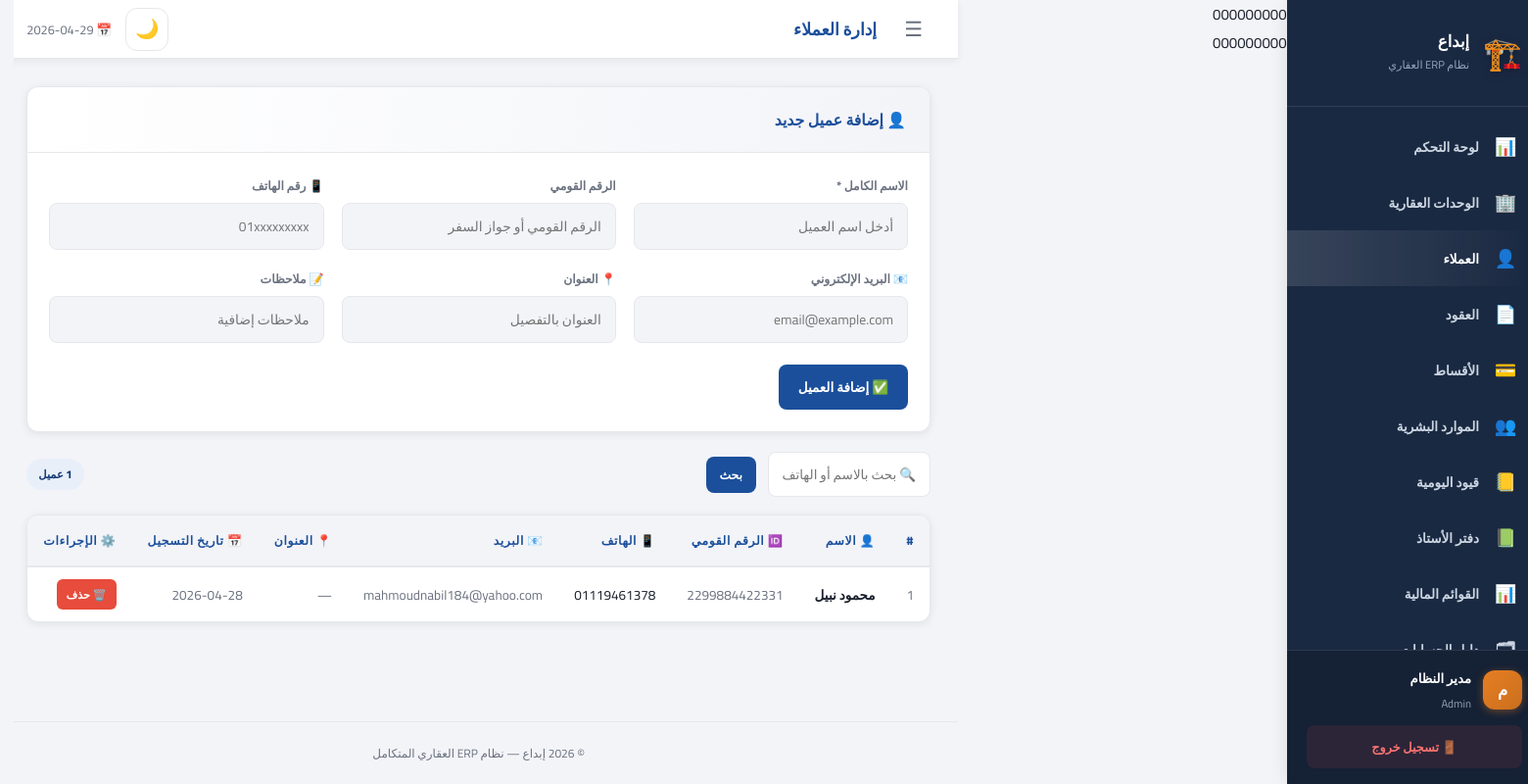
The page /clients (signed in) on the database its author committed.
### tables this page shows
CREATE TABLE clients (
    id INTEGER PRIMARY KEY AUTOINCREMENT,
    full_name TEXT NOT NULL, national_id TEXT DEFAULT '',
    phone TEXT DEFAULT '', email TEXT DEFAULT '',
    address TEXT DEFAULT '', notes TEXT DEFAULT '',
    created_at TEXT DEFAULT CURRENT_DATE
);

### app.py (the view)
@app.route("/clients")
@login_required
def clients():
    try:
        kw = request.args.get("q","").strip()
        page = request.args.get("page", 1)
        page, per_page, offset = paginate(page, 20)
        q  = f"%{kw}%"
        with get_db() as c:
            total = c.execute("""
                SELECT COUNT(*) as cnt FROM clients
                WHERE full_name LIKE ? OR national_id LIKE ? OR phone LIKE ? OR email LIKE ?
            """, (q,q,q,q)).fetchone()["cnt"]
            rows = c.execute("""
                SELECT * FROM clients
                WHERE full_name LIKE ? OR national_id LIKE ? OR phone LIKE ? OR email LIKE ?
                ORDER BY id DESC LIMIT ? OFFSET ?
            """, (q,q,q,q,per_page,offset)).fetchall()
        total_pages = (total + per_page - 1) // per_page
        return render_template("clients.html", rows=rows, kw=kw, page=page, total_pages=total_pages)
    except Exception as e:
        logger.error(f"Clients error: {e}")
        flash(f"❌ خطأ في تحميل العملاء: {str(e)}", "error")
        return redirect(url_for("dashboard"))

### app.py (called while the page is built)
def get_db():
    conn = sqlite3.connect(DB_PATH)
    conn.row_factory = sqlite3.Row
    conn.execute("PRAGMA foreign_keys = ON")
    return conn

def login_required(f):
    @wraps(f)
    def decorated(*args, **kwargs):
        if "user" not in session:
            return redirect(url_for("login"))
        return f(*args, **kwargs)
    return decorated

def paginate(page=1, per_page=15):
    page = max(1, int(page) if isinstance(page, (int, str)) else 1)
    per_page = min(100, max(1, int(per_page) if isinstance(per_page, (int, str)) else 15))
    offset = (page - 1) * per_page
    return page, per_page, offset

@app.context_processor
def inject_globals():
    cfg_path = BASE_DIR / "config.json"
    cfg = json.loads(cfg_path.read_text()) if cfg_path.exists() else {"company_name":"إبداع","currency":"ج.م"}
    allowed = ROLE_PAGES.get(session.get("role",""), set())
    return {
        "company_name": cfg.get("company_name","إبداع"),
        "currency":     cfg.get("currency","ج.م"),
        "current_user": session.get("user",""),
        "current_role": session.get("role",""),
        "full_name":    session.get("full_name",""),
        "allowed_pages": allowed,
        "today": date.today().isoformat(),
    }

@app.before_request
def before_request():
    if 'user' in session:
        session.permanent = True

### templates/clients.html (shortened to what this page needs)
{% extends "base.html" %}
{% block page_title %}إدارة العملاء{% endblock %}
{% block content %}
<div class="card" style="margin-bottom:20px">
  <div class="card-header">
    <span class="card-title">👤 إضافة عميل جديد</span>
  </div>
  <form method="POST" action="{{ url_for('add_client') }}">
    <div class="form-grid">
      <div class="form-group">
        <label>الاسم الكامل *</label>
        <input type="text" name="full_name" required placeholder="أدخل اسم العميل">
      </div>
      <div class="form-group">
        <label>الرقم القومي</label>
        <input type="text" name="national_id" placeholder="الرقم القومي أو جواز السفر">
      </div>
      <div class="form-group">
        <label>📱 رقم الهاتف</label>
        <input type="text" name="phone" placeholder="01xxxxxxxxx">
      </div>
      <div class="form-group">
        <label>📧 البريد الإلكتروني</label>
        <input type="email" name="email" placeholder="email@example.com">
      </div>
      <div class="form-group">
        <label>📍 العنوان</label>
        <input type="text" name="address" placeholder="العنوان بالتفصيل">
      </div>
      <div class="form-group">
        <label>📝 ملاحظات</label>
        <input type="text" name="notes" placeholder="ملاحظات إضافية">
      </div>
    </div>
    <div class="form-footer">
      <button type="submit" class="btn btn-primary">✅ إضافة العميل</button>
    </div>
  </form>
</div>
<div class="toolbar">
  <form method="GET" style="display:contents">
    <input type="text" name="q" value="{{ kw }}" placeholder="🔍 بحث بالاسم أو الهاتف أو البريد...">
    <button type="submit" class="btn btn-primary btn-sm">بحث</button>
  </form>
  <span class="badge badge-info">{{ rows|length }} عميل</span>
</div>
<div class="card">
  <div class="table-wrapper">
    <table>
      <thead>
        <tr>
          <th>#</th>
          <th>👤 الاسم</th>
          <th>🆔 الرقم القومي</th>
          <th>📱 الهاتف</th>
          <th>📧 البريد</th>
          <th>📍 العنوان</th>
          <th>📅 تاريخ التسجيل</th>
          <th>⚙️ الإجراءات</th>
        </tr>
      </thead>
      <tbody>
        {% for r in rows %}
        <tr>
          <td class="muted">{{ r.id }}</td>
          <td><strong>{{ r.full_name }}</strong></td>
          <td class="muted">{{ r.national_id or '—' }}</td>
          <td>{{ r.phone or '—' }}</td>
          <td class="muted">{{ r.email or '—' }}</td>
          <td class="muted">{{ r.address or '—' }}</td>
          <td class="muted">{{ r.created_at }}</td>
          <td class="actions">
            <form method="POST" action="{{ url_for('delete_client',cid=r.id) }}" class="confirm-delete" style="display:inline">
              <button class="btn btn-danger btn-xs">🗑️ حذف</button>
            </form>
          </td>
        </tr>
        {% endfor %}
      </tbody>
    </table>
  </div>
</div>
{% endblock %}

### static/css/style.css (style rules this page uses)
:root { --primary: #1B4F9B; --primary-dk: #143B75; --primary-lt: #E8EFF9; --accent: #E67E22; --accent-dk: #CA6F1E; --success: #27AE60; --success-lt: #D5F5E3; --warning: #F39C12; --warning-lt: #FEF9E7; --danger: #E74C3C; --danger-lt: #FDEDEC; --sidebar-bg: #1A2942; --sidebar-w: 260px; --topbar-h: 60px; --text: #1A202C; --text-muted: #6B7280; --border: #E5E7EB; --card-bg: #FFFFFF; --bg: #F3F4F8; --radius: 12px; --shadow: 0 2px 8px rgba(0,0,0,.08); --shadow-md: 0 4px 16px rgba(0,0,0,.12); --font: 'Cairo', 'Segoe UI', sans-serif; --transition: all 0.3s ease; }
* { box-sizing: border-box; margin: 0; padding: 0; }
html { font-size: 15px; scroll-behavior: smooth; }
body { font-family: var(--font); background: var(--bg); color: var(--text); display: flex; min-height: 100vh; direction: rtl; transition: var(--transition); }
.card { background: var(--card-bg); border-radius: var(--radius); box-shadow: var(--shadow); border: 1px solid var(--border); overflow: hidden; transition: var(--transition); }
.card-header { display: flex; align-items: center; justify-content: space-between; padding: 18px 24px; border-bottom: 1px solid var(--border); background: linear-gradient(to left, var(--bg), transparent); }
.card-title { font-weight: 900; font-size: 1.05rem; color: var(--primary); display: flex; align-items: center; gap: 8px; }
.form-grid { display: grid; grid-template-columns: repeat(auto-fit, minmax(220px, 1fr)); gap: 18px; padding: 22px; }
.form-group { display: flex; flex-direction: column; gap: 6px; }
.form-group label { font-size: .82rem; font-weight: 800; color: var(--text-muted); }
.form-group input, .form-group select, .form-group textarea { border: 1.5px solid var(--border); border-radius: 8px; padding: 10px 14px; font-family: var(--font); font-size: .92rem; color: var(--text); background: var(--bg); transition: var(--transition); outline: none; }
.form-footer { padding: 0 22px 22px; display: flex; gap: 12px; flex-wrap: wrap; }
.btn { display: inline-flex; align-items: center; justify-content: center; gap: 8px; padding: 10px 20px; border-radius: 8px; border: none; font-family: var(--font); font-weight: 700; font-size: .9rem; cursor: pointer; text-decoration: none; transition: var(--transition); white-space: nowrap; }
.btn-primary { background: var(--primary); color: #FFF; }
.btn-danger { background: var(--danger); color: #FFF; }
.btn-sm { padding: 7px 14px; font-size: .82rem; }
.btn-xs { padding: 5px 10px; font-size: .75rem; border-radius: 6px; }
.table-wrapper { overflow-x: auto; padding: 0; }
table { width: 100%; border-collapse: collapse; font-size: .9rem; }
thead th { background: var(--bg); color: var(--primary); font-weight: 800; padding: 14px 16px; text-align: right; border-bottom: 2px solid var(--border); white-space: nowrap; font-size: .82rem; text-transform: uppercase; letter-spacing: .05em; }
tbody tr { border-bottom: 1px solid var(--border); transition: var(--transition); }
tbody tr:last-child { border-bottom: none; }
tbody td { padding: 12px 16px; vertical-align: middle; white-space: nowrap; }
.badge { display: inline-flex; align-items: center; padding: 5px 12px; border-radius: 20px; font-size: .76rem; font-weight: 800; gap: 4px; }
.badge-info { background: var(--primary-lt); color: var(--primary-dk); }
.toolbar { display: flex; align-items: center; gap: 12px; flex-wrap: wrap; margin-bottom: 18px; }
.toolbar input, .toolbar select { border: 1.5px solid var(--border); border-radius: 8px; padding: 9px 14px; font-family: var(--font); font-size: .9rem; background: var(--card-bg); outline: none; transition: var(--transition); color: var(--text); }
.actions { display: flex; gap: 8px; align-items: center; }
.muted { color: var(--text-muted); }

### rows shown on the page
clients: full_name "محمود نبيل", national "2299884422331", phone "01119461378", email "mahmoudnabil184@yahoo.com", address "—", created_at "2026-04-28"

### other values the page prints
{{ company_name }} "إبداع"
{{ icon }} "📊" "🏢" "👤" "📄" "💳" "👥" "📒" "📗" "📊"
{{ label }} "لوحة التحكم" "الوحدات العقارية" "العملاء" "العقود" "الأقساط" "الموارد البشرية" "قيود اليومية" "دفتر الأستاذ" "القوائم المالية"
{{ full_name }} "مدير النظام"
{{ current_role }} "Admin"
{{ rows|length }} "1"
